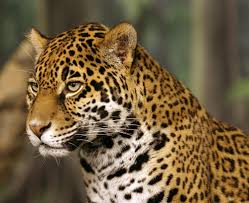
#> input picture TUGAS_PRAKTIKUM/img/jaguar.jpg, 249 x 203 px, found by its file name
$ python Translasi_Citra.py
#> lines starting #> are read from the running program, lines starting #| are printed output that depends on the picture
#> further down, image is the input picture: shape (203, 249, 3); mean R, G, B 115, 95.2, 65.4
import imageio.v3 as img
import numpy as np
import matplotlib.pyplot as plt

def Translasi (image, shiftX, shiftY):

#> called with shiftX = 50, shiftY = -300
    imgTranslasi = np.roll(image, shift=shiftY, axis=0) # Geser vertikal
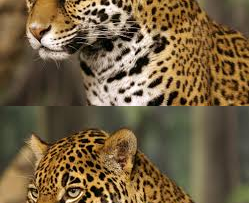
#> imgTranslasi: shape (203, 249, 3); mean R, G, B 115, 95.2, 65.4
    imgTranslasi = np.roll(imgTranslasi, shift=shiftX, axis=1) # Geser horizontal
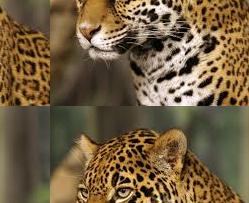
#> imgTranslasi: shape (203, 249, 3); mean R, G, B 115, 95.2, 65.4

    #Mengisi bagian yang kosong dengan warna hitam (0)
    if shiftY > 0:
        imgTranslasi[:shiftY, :] = 0 # Bagian atas jika geser ke bawah
    elif shiftY < 0:
        imgTranslasi[:shiftY:, :] = 0 # Bagian bawah jika geser ke atas
    if shiftX > 0:
        imgTranslasi[:, :shiftX] = 0 # Bagian kiri jika geser ke kanan
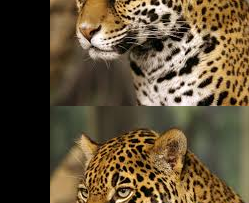
#> imgTranslasi: shape (203, 249, 3); mean R, G, B 94.6, 78.8, 54.7
    elif shiftX < 0:
        imgTranslasi[:, shiftX:]= 0 # Bagian kanan jika geser ke kiri

    return imgTranslasi

image = img.imread("jaguar.jpg")

imgResult = Translasi (image, shiftX=50, shiftY=-300)

plt.figure(figsize=(10,10))
plt.subplot(2,1,1)
plt.imshow(image)
plt.subplot(2,1,2)
plt.imshow(imgResult)
plt.show()
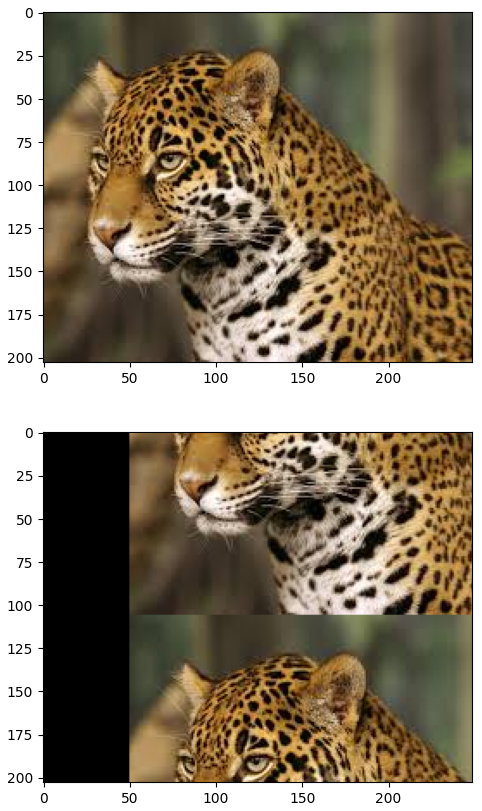
#> figure drawn by matplotlib, 2 panels

$ run again, with TUGAS_PRAKTIKUM/img/cheetah.jpg copied over TUGAS_PRAKTIKUM/img/jaguar.jpg
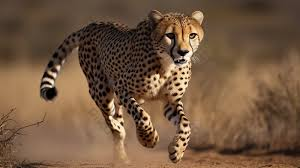
#> input picture TUGAS_PRAKTIKUM/img/cheetah.jpg, 300 x 168 px, found by its file name
#> image is the input picture: shape (168, 300, 3); mean R, G, B 115.8, 88, 64.6
#> in Translasi, `imgTranslasi[:, :shiftX] = 0`:
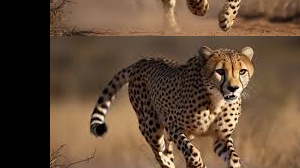
#> imgTranslasi: shape (168, 300, 3); mean R, G, B 99, 75.6, 55.7
#> `plt.show()`:
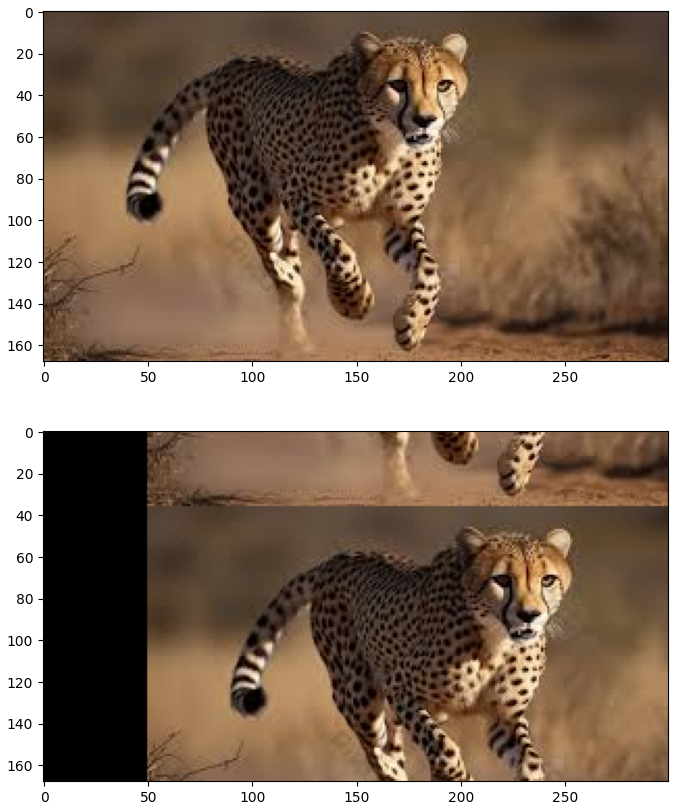
#> figure drawn by matplotlib, 2 panels

$ run again, with TUGAS_PRAKTIKUM/img/harimau.jpg copied over TUGAS_PRAKTIKUM/img/jaguar.jpg
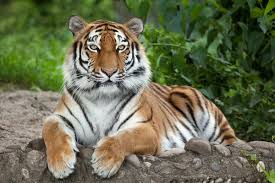
#> input picture TUGAS_PRAKTIKUM/img/harimau.jpg, 275 x 183 px, found by its file name
#> image is the input picture: shape (183, 275, 3); mean R, G, B 105.9, 109.5, 81.1
#> in Translasi, `imgTranslasi[:, :shiftX] = 0`:
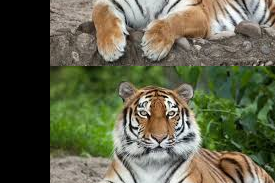
#> imgTranslasi: shape (183, 275, 3); mean R, G, B 95.4, 97.1, 73.9
#> `plt.show()`:
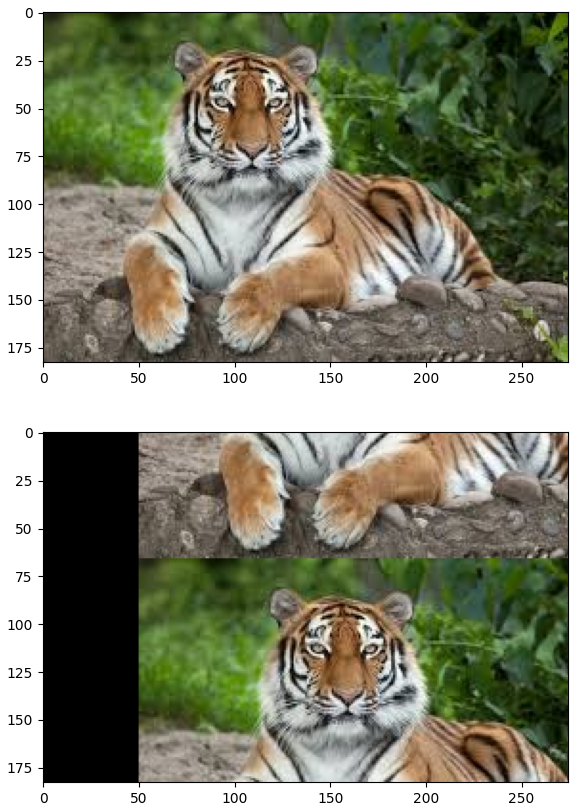
#> figure drawn by matplotlib, 2 panels
